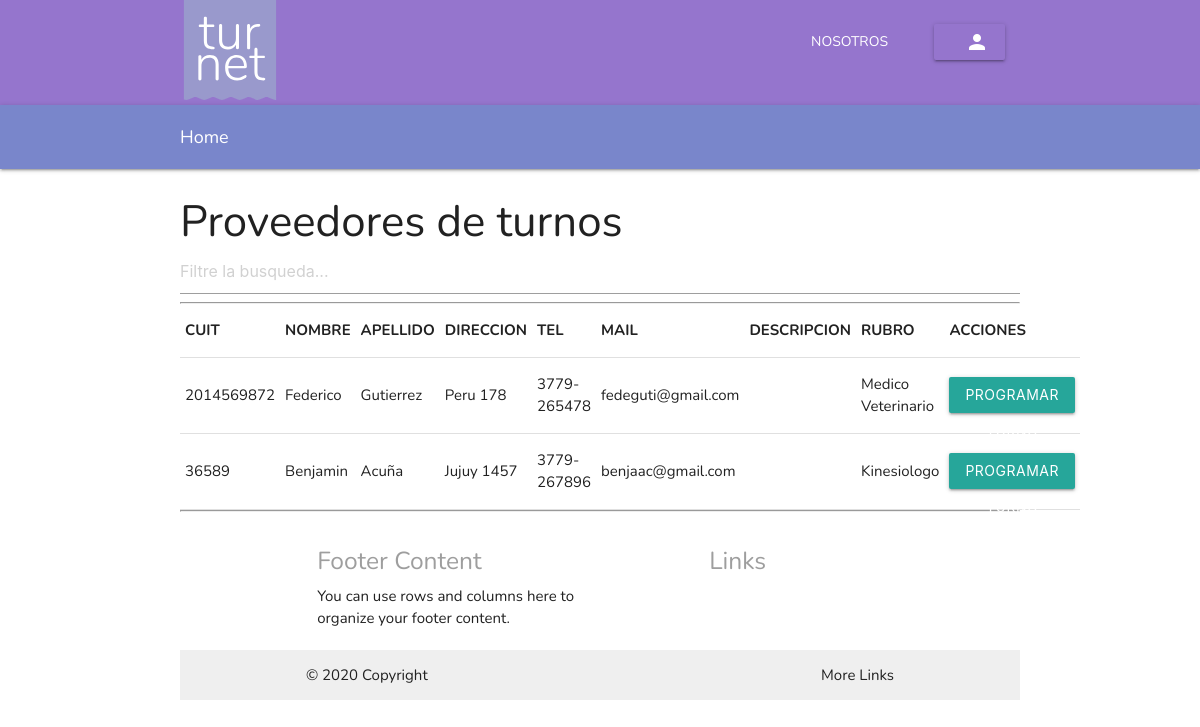
The page /turnos/homecliente/misturnos/lista/ on the database its author committed.
### turnos/models.py (models this page shows)
class Proveedor(models.Model):
	cuit = models.IntegerField()
	nombre = models.CharField(max_length=30)
	apellido = models.CharField(max_length=30)
	direccion = models.CharField(max_length=30)
	tel = models.CharField(max_length=30)
	mail = models.EmailField(max_length=30)
	descrpcion= models.CharField(max_length=30)
	rubro= models.CharField(max_length=30)

### turnos/views.py (the view)
# urls.py: path('homecliente/misturnos/lista/', views.listaproveedores),
def listaproveedores(request):
	prov = Proveedor.objects.all()
	temp = loader.get_template("listaprovees.html")
	context = {"proveedores":prov}
	return HttpResponse(temp.render(context))

### turnos/templates/listaprovees.html (shortened to what this page needs)
{%	extends "homeuser.html" %}
{% load static %}
{% block content %}
<body>
	<body>
		<nav class="navbar deep-purple lighten-2 z-depth-3">
			<div class="container nav-wrapper ">
			  <a href="#" class="brand-logo"><img class="logo" src="{% static 'img/turnet_logo.svg' %}" alt=""></a>
			  <ul class="right hide-on-med-and-down">
				<li><a class="white-text waves-effect waves-light transparent btn-flat" href="#">Nosotros</a></li>
				<li><a class="registro transparent waves-effect waves-light btn" href="#"><i class="material-icons right">person</i></a></li>
			  </ul>
			</div>
		  </nav>
	  <nav class="#7986cb indigo lighten-2">
		<div class="container">
		  <div class="nav-wrapper">
			<div class="col s12">
			  <a href="#!" class="breadcrumb">Home</a>
			</div>
		  </div>
		</div>
	  </nav>
      <body>
        <div class="container">
            <div style="height:50px">
                <h3>Proveedores de turnos</h3>
             </div>
          <input class="form-control col-md-3 light-table-filter" data-table="order-table" type="text" placeholder="Filtre la busqueda...">
          <hr>
          <table class="table table-bordered order-table ">
            <thead>
              <tr>
                <th>CUIT</th>
                <th>NOMBRE</th>
                <th>APELLIDO</th>
                <th>DIRECCION</th>
                <th>TEL</th>
                <th>MAIL</th>
                <th>DESCRIPCION</th>
                <TH>RUBRO</TH>
                <th>ACCIONES</th>
              </tr>
            </thead>
            {% for prove in proveedores %}
             <tr>
                <td>{{ prove.cuit }}</td>
                <td>{{ prove.nombre }}</td>
                <td>{{ prove.apellido }}</td>
                <td>{{ prove.direccion }}</td>
                <td>{{ prove.tel }}</td>
                <td>{{ prove.mail }}</td>
                <td>{{ prove.descripcion }}</td>
                <td>{{ prove.rubro }}</td>
                <TD>
                  <button class="btn btn-info" type="button">
                          Programar turno
                        </button>
                </TD>
            </tr>
            {% endfor %}
          </table>
      </body>
</body>
{% endblock %}

### turnos/static/css/style.css (style rules this page uses)
* { margin:0; padding:0; font-family: 'Nunito', sans-serif; }
body { display: flex; min-height: 100vh; flex-direction: column; }
.logo { height: 100px; width: 100px; }
.navbar { height: 105px; }
ul li { padding: 0px 2px; margin-top: 10px; }

### rows shown on the page
Proveedor: cuit "2014569872", nombre "Federico", apellido "Gutierrez", direccion "Peru 178", tel "3779-265478", mail "fedeguti@gmail.com", rubro "Medico Veterinario"
Proveedor: cuit "36589", nombre "Benjamin", apellido "Acuña", direccion "Jujuy 1457", tel "3779-267896", mail "benjaac@gmail.com", rubro "Kinesiologo"
